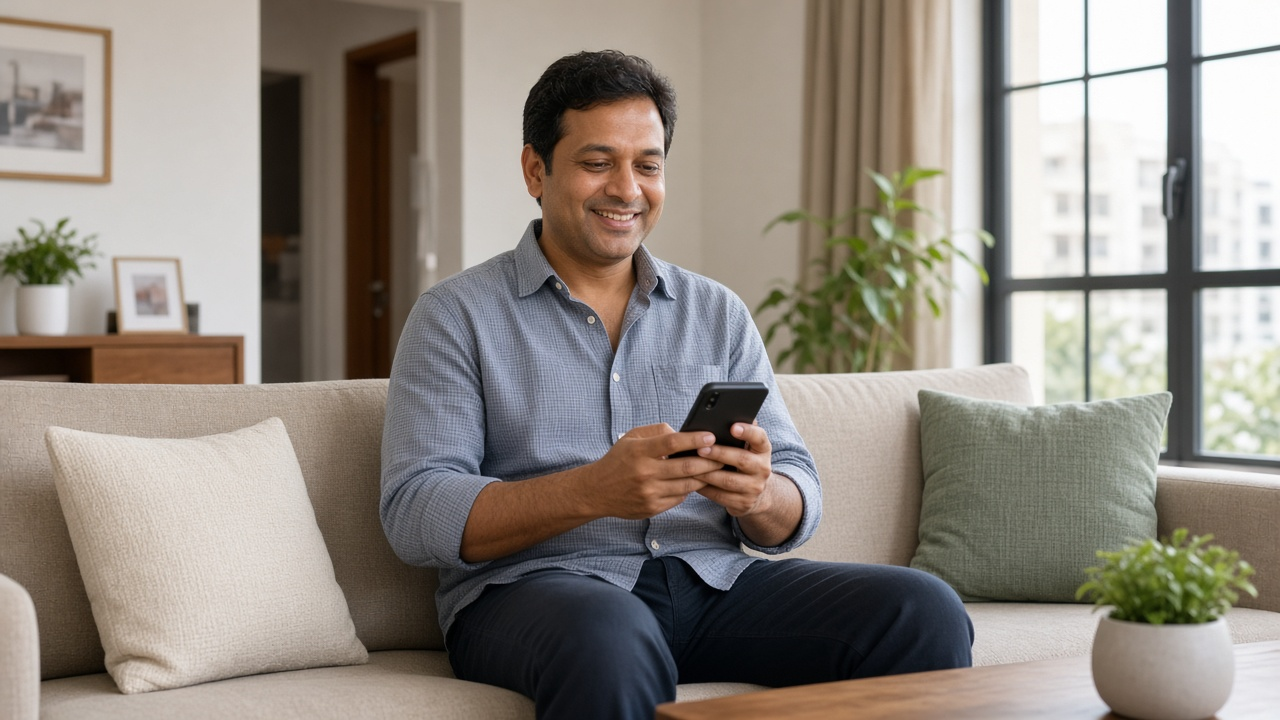
#> input picture marketing/google-ads/images/source/generic-owner-posting-phone.png, 1280 x 720 px, given in place of icon-light-1024.png, which was not available
$ python make_meta_ads.py
#> lines starting #> are read from the running program, lines starting #| are printed output that depends on the picture
"""Builds the Facebook / Instagram test-campaign images from the owner-intent photos already made for Google Ads.

Usage: python marketing/meta-ads/make_meta_ads.py

Writes out/<name>-<size>.jpg for three photos in three Meta sizes: 4:5 feed (1080x1350), 1:1 feed (1080x1080) and 9:16 stories / reels (1080x1920).
The 1280x720 photos are never cropped tight or upscaled past about 0.85x: each size puts the whole photo in a band and the headline and call to action
on a brand-green panel (a feed image with little text on the photo itself, which Meta delivers better). See docs/plans/meta-facebook-instagram-ads-test.md.
"""

from pathlib import Path

from PIL import Image, ImageDraw, ImageFont

ROOT = Path(__file__).resolve().parents[2]
SRC = ROOT / "marketing" / "google-ads" / "images" / "source"
OUT = Path(__file__).parent / "out"
LOGO = ROOT / "assets" / "brand" / "icon-light-1024.png"

GREEN = (11, 61, 46)  # --green in apps/web globals.css
CREAM = (251, 247, 240)  # --bg
GOLD = (232, 182, 62)
FONT_BOLD = "C:/Windows/Fonts/segoeuib.ttf"
FONT = "C:/Windows/Fonts/segoeui.ttf"
FONT_SEMI = "C:/Windows/Fonts/seguisb.ttf"

W = 1080
PHOTO_H = round(720 * W / 1280)  # 608: the whole photo, scaled down

# name: (source photo, headline, supporting line, call to action)
ADS = {
    "post-ad": ("generic-owner-posting-phone", "Selling or renting\nyour property?", "List it on Bhavano and reach people searching in your city.", "Post your ad"),
    "sell-flat": ("sell-owner-photographing-balcony", "Got a flat\nto sell?", "Post an ad in minutes with your own photos.", "Post your ad"),
    "rent-out": ("generic-phone-at-window", "Have a home\nto rent out?", "Your photos, your price. Done on your phone.", "Post your ad"),
}

SIZES = {"feed-4x5": (1080, 1350), "feed-1x1": (1080, 1080), "story-9x16": (1080, 1920)}


def font(path: str, size: int) -> ImageFont.FreeTypeFont:
    return ImageFont.truetype(path, size)


def wrap(draw: ImageDraw.ImageDraw, text: str, fnt: ImageFont.FreeTypeFont, max_w: int) -> list[str]:
    lines: list[str] = []
    for para in text.split("\n"):
        line = ""
        for word in para.split():
            trial = f"{line} {word}".strip()
            if draw.textlength(trial, font=fnt) <= max_w:
                line = trial
            else:
                lines.append(line)
                line = word
        lines.append(line)
    return lines


def compose(photo: Image.Image, logo: Image.Image, headline: str, support: str, cta: str, size: tuple[int, int]) -> Image.Image:
    w, h = size
    img = Image.new("RGB", (w, h), GREEN)
    draw = ImageDraw.Draw(img)
    pad = 64

    # Story / reel: leave the top and bottom ~250 px free of text (the app's own interface covers them).
    story = h == 1920
    photo_top = 250 if story else 0
    img.paste(photo.resize((w, PHOTO_H), Image.LANCZOS), (0, photo_top))

    # Logo chip in the photo's top-left corner.
    chip = logo.resize((92, 92), Image.LANCZOS).convert("RGBA")
    bg = Image.new("RGBA", (116, 116), CREAM + (235,))
    img.paste(bg, (pad // 2, photo_top + pad // 2), bg)
    img.paste(chip, (pad // 2 + 12, photo_top + pad // 2 + 12), chip)

    text_top = photo_top + PHOTO_H + (56 if h != 1080 else 36)
    head_size = 84 if h != 1080 else 68
    f_head, f_sup, f_cta = font(FONT_BOLD, head_size), font(FONT, 36 if h != 1080 else 32), font(FONT_BOLD, 40)

    y = text_top
    for line in wrap(draw, headline, f_head, w - 2 * pad):
        draw.text((pad, y), line, font=f_head, fill=CREAM)
        y += round(head_size * 1.1)
    y += 28
    for line in wrap(draw, support, f_sup, w - 2 * pad):
        draw.text((pad, y), line, font=f_sup, fill=(214, 226, 219))
        y += 46

    # Call-to-action pill at the bottom of the panel (above the unsafe zone on stories).
    pill_h = 92
    bottom = h - (250 if story else 56)
    pill_w = round(draw.textlength(cta, font=f_cta)) + 2 * 48
    draw.rounded_rectangle((pad, bottom - pill_h, pad + pill_w, bottom), radius=pill_h // 2, fill=GOLD)
    draw.text((pad + 48, bottom - pill_h + (pill_h - 40) // 2 - 6), cta, font=f_cta, fill=GREEN)
    draw.text((pad + pill_w + 28, bottom - pill_h + (pill_h - 36) // 2 - 4), "bhavano.com", font=font(FONT_SEMI, 36), fill=CREAM)
    return img


def main() -> None:
    OUT.mkdir(exist_ok=True)
    logo = Image.open(LOGO)
#> logo is the input picture: PIL image 1280x720 RGB; mean R, G, B 144.2, 136.7, 128.2
    for name, (src, headline, support, cta) in ADS.items():
        photo = Image.open(SRC / f"{src}.png").convert("RGB")
        for size_name, size in SIZES.items():
            path = OUT / f"{name}-{size_name}.jpg"
            compose(photo, logo, headline, support, cta, size).save(path, "JPEG", quality=92, optimize=True)
            print(f"{path.name}: {size[0]}x{size[1]}, {path.stat().st_size // 1024} KB")
#> this loop made 3 passes
#> pass 1, in compose, `img = Image.new("RGB", (w, h), GREEN)`:
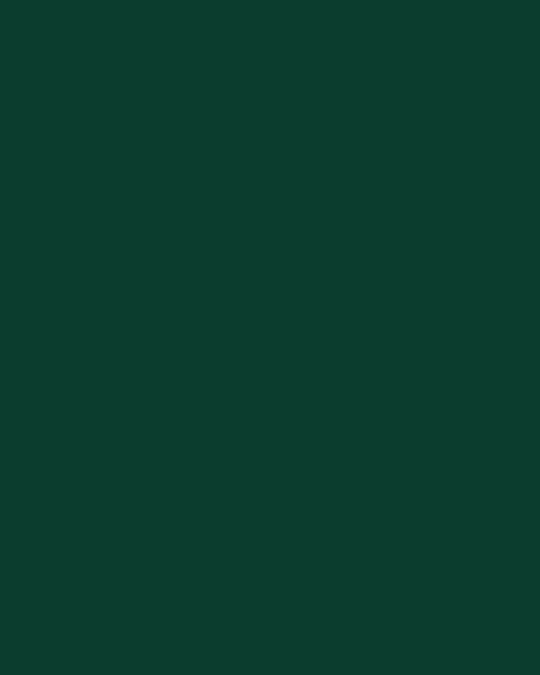
#> img: PIL image 1080x1350 RGB (shown at 1/2 size); mean R, G, B 11, 61, 46
#> pass 1, in compose, `chip = logo.resize((92, 92), Image.LANCZOS).convert("RGBA")`:
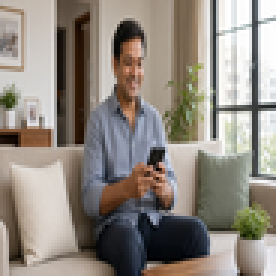
#> chip: PIL image 92x92 RGBA (shown 3 times larger); mean R, G, B, A 144.1, 136.6, 128.1, 255
#> pass 1, in compose, `bg = Image.new("RGBA", (116, 116), CREAM + (235,))`:
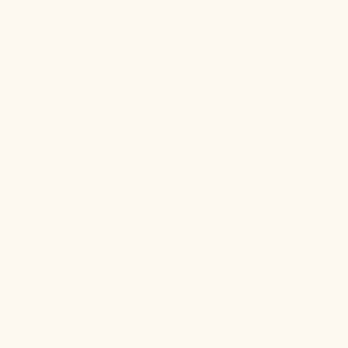
#> bg: PIL image 116x116 RGBA (shown 3 times larger); mean R, G, B, A 251, 247, 240, 235; transparent parts drawn white
#> pass 1, in main, `compose(photo, logo, headline, support, cta, size).save(path, "JPEG", ..`:
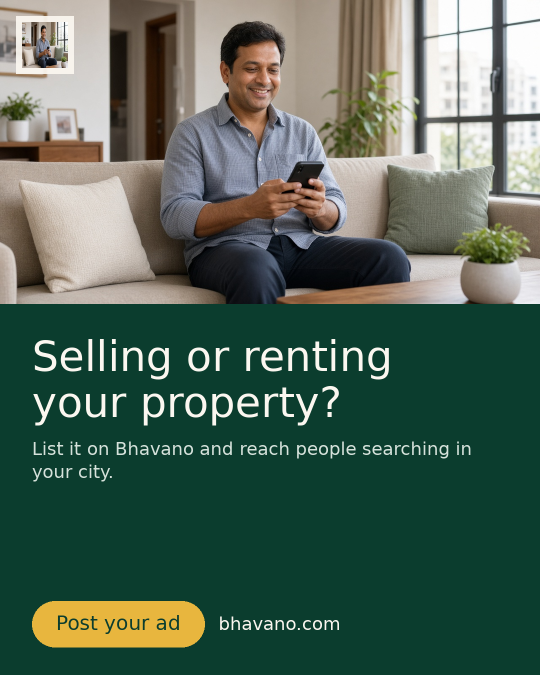
#> saved as post-ad-feed-4x5.jpg: PIL image 1080x1350 RGB (shown at 1/2 size); mean R, G, B 80.2, 101.3, 87.3
#> pass 2 of the loop in main, `for name, (src, headline, support, cta) in ADS.items():`:
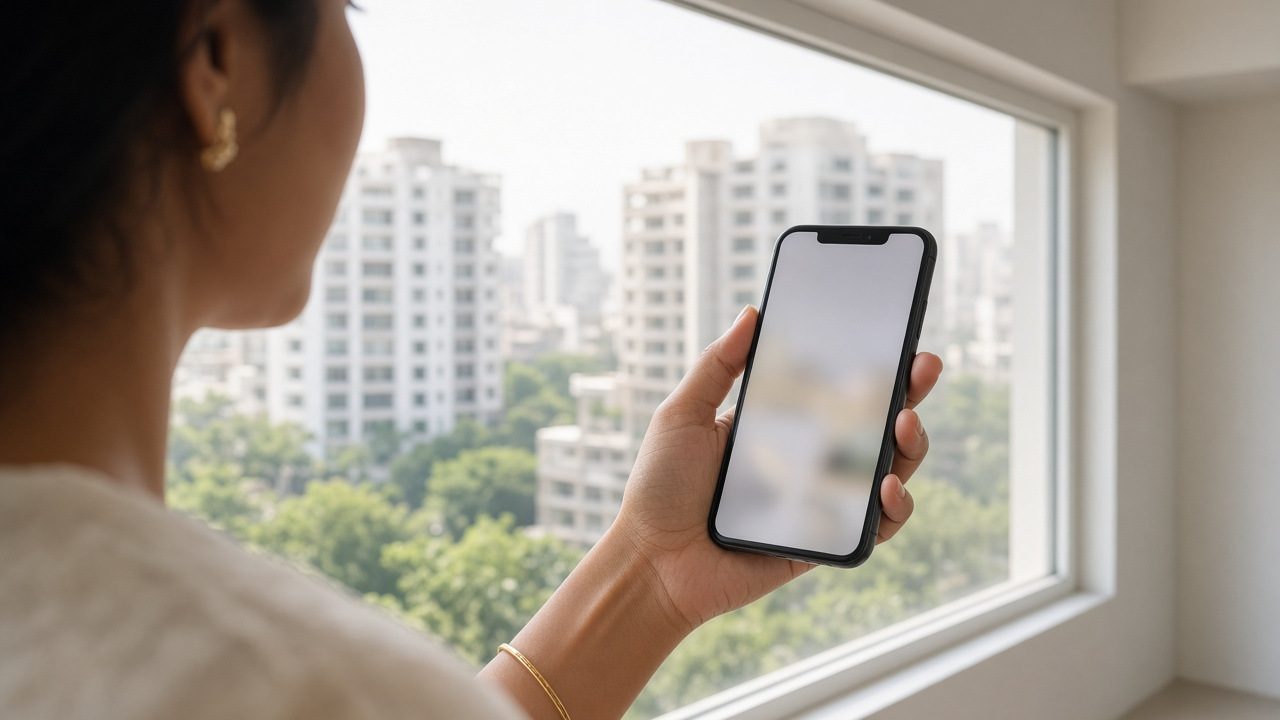
#> input picture marketing/google-ads/images/source/generic-phone-at-window.png, 1280 x 720 px, given in place of sell-owner-photographing-balcony.png, which was not available
#> in main, photo is the input picture: PIL image 1280x720 RGB; mean R, G, B 164.4, 156.1, 145.6
#> the loop in main, `for size_name, size in SIZES.items():` made 3 passes
#> pass 1, in main, `compose(photo, logo, headline, support, cta, size).save(path, "JPEG", ..`:
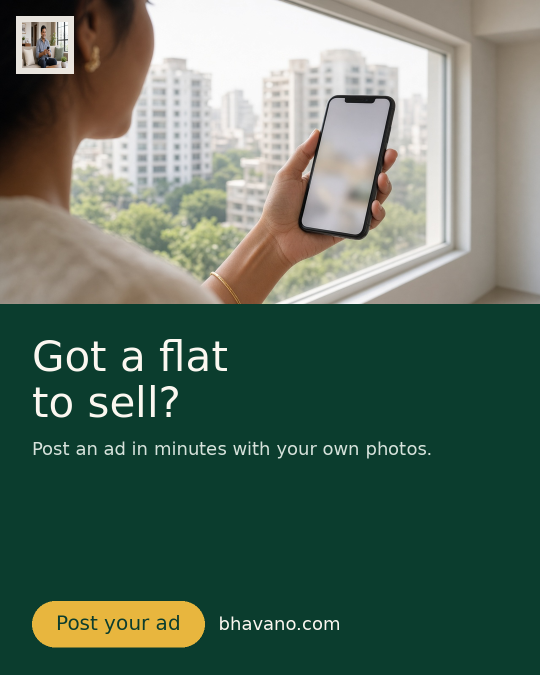
#> saved as sell-flat-feed-4x5.jpg: PIL image 1080x1350 RGB (shown at 1/2 size); mean R, G, B 88.8, 109.9, 95
#> pass 3, in compose (call 6), `img = Image.new("RGB", (w, h), GREEN)`:
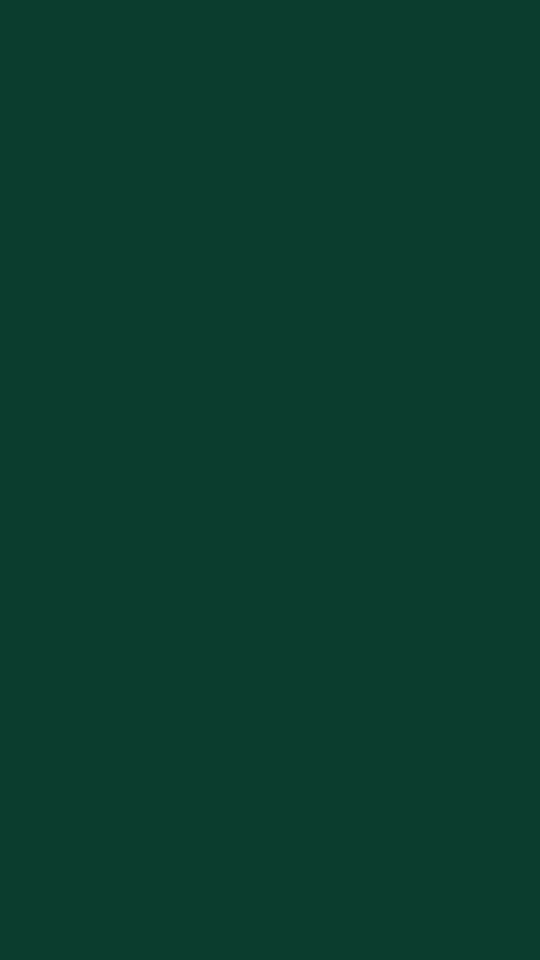
#> img: PIL image 1080x1920 RGB (shown at 1/2 size); mean R, G, B 11, 61, 46


if __name__ == "__main__":
    main()
